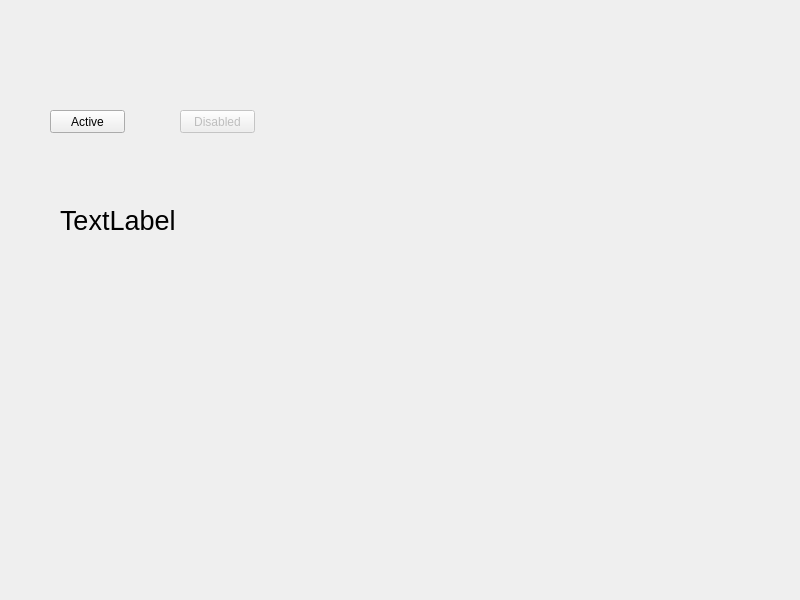
<?xml version="1.0" encoding="UTF-8"?>
<ui version="4.0">
 <class>Widget</class>
 <widget class="QWidget" name="Widget">
  <property name="geometry">
   <rect>
    <x>0</x>
    <y>0</y>
    <width>800</width>
    <height>600</height>
   </rect>
  </property>
  <property name="windowTitle">
   <string>Widget</string>
  </property>
  <widget class="QPushButton" name="pushButton">
   <property name="geometry">
    <rect>
     <x>50</x>
     <y>110</y>
     <width>75</width>
     <height>23</height>
    </rect>
   </property>
   <property name="text">
    <string>Active</string>
   </property>
  </widget>
  <widget class="QPushButton" name="pushButton_2">
   <property name="enabled">
    <bool>false</bool>
   </property>
   <property name="geometry">
    <rect>
     <x>180</x>
     <y>110</y>
     <width>75</width>
     <height>23</height>
    </rect>
   </property>
   <property name="text">
    <string>Disabled</string>
   </property>
  </widget>
  <widget class="QLabel" name="label">
   <property name="geometry">
    <rect>
     <x>60</x>
     <y>170</y>
     <width>201</width>
     <height>101</height>
    </rect>
   </property>
   <property name="font">
    <font>
     <pointsize>20</pointsize>
    </font>
   </property>
   <property name="text">
    <string>TextLabel</string>
   </property>
  </widget>
 </widget>
 <resources/>
 <connections/>
</ui>
